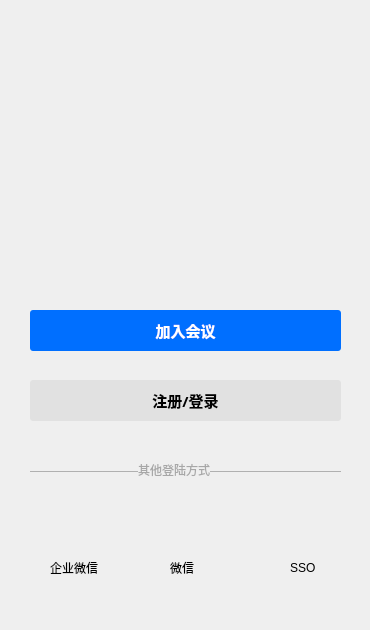
<?xml version="1.0" encoding="UTF-8"?>
<ui version="4.0">
 <class>Widget</class>
 <widget class="QWidget" name="Widget">
  <property name="geometry">
   <rect>
    <x>0</x>
    <y>0</y>
    <width>370</width>
    <height>630</height>
   </rect>
  </property>
  <property name="minimumSize">
   <size>
    <width>370</width>
    <height>630</height>
   </size>
  </property>
  <property name="maximumSize">
   <size>
    <width>370</width>
    <height>630</height>
   </size>
  </property>
  <property name="windowTitle">
   <string>Widget</string>
  </property>
  <widget class="QFrame" name="frame">
   <property name="geometry">
    <rect>
     <x>-10</x>
     <y>-30</y>
     <width>391</width>
     <height>661</height>
    </rect>
   </property>
   <property name="maximumSize">
    <size>
     <width>400</width>
     <height>700</height>
    </size>
   </property>
   <property name="styleSheet">
    <string notr="true">#frame{
background-image: url(:/image/Snipaste_2021-05-11_09-33-43.png);
}</string>
   </property>
   <property name="frameShape">
    <enum>QFrame::StyledPanel</enum>
   </property>
   <property name="frameShadow">
    <enum>QFrame::Raised</enum>
   </property>
   <widget class="QPushButton" name="pushButton">
    <property name="geometry">
     <rect>
      <x>40</x>
      <y>340</y>
      <width>311</width>
      <height>41</height>
     </rect>
    </property>
    <property name="font">
     <font>
      <family>宋体</family>
      <pointsize>11</pointsize>
      <weight>75</weight>
      <bold>true</bold>
     </font>
    </property>
    <property name="styleSheet">
     <string notr="true"> QPushButton {
background-color:rgb(0, 111, 255);
border-radius: 3px ;
color:white;
}
 QPushButton:hover { background-color: rgb(26, 140, 255); }</string>
    </property>
    <property name="text">
     <string>加入会议</string>
    </property>
   </widget>
   <widget class="QPushButton" name="pushButton_2">
    <property name="geometry">
     <rect>
      <x>40</x>
      <y>410</y>
      <width>311</width>
      <height>41</height>
     </rect>
    </property>
    <property name="font">
     <font>
      <family>宋体</family>
      <pointsize>11</pointsize>
      <weight>75</weight>
      <bold>true</bold>
     </font>
    </property>
    <property name="styleSheet">
     <string notr="true">QPushButton { background-color: rgb(225, 225, 225); border-radius: 3px ; border:3px; border-color:rgb(0,0,0);} QPushButton:hover { background-color: rgb(205, 205, 205); }</string>
    </property>
    <property name="text">
     <string>注册/登录</string>
    </property>
   </widget>
   <widget class="QLabel" name="label">
    <property name="geometry">
     <rect>
      <x>40</x>
      <y>490</y>
      <width>311</width>
      <height>20</height>
     </rect>
    </property>
    <property name="styleSheet">
     <string notr="true">color:rgb(167, 167, 167)</string>
    </property>
    <property name="text">
     <string>—————————其他登陆方式———————————</string>
    </property>
   </widget>
   <widget class="QLabel" name="label_2">
    <property name="geometry">
     <rect>
      <x>120</x>
      <y>120</y>
      <width>161</width>
      <height>161</height>
     </rect>
    </property>
    <property name="styleSheet">
     <string notr="true">
background-image: url(:/image/logo.png)</string>
    </property>
    <property name="text">
     <string/>
    </property>
   </widget>
   <widget class="QLabel" name="label_3">
    <property name="geometry">
     <rect>
      <x>60</x>
      <y>590</y>
      <width>72</width>
      <height>15</height>
     </rect>
    </property>
    <property name="text">
     <string>企业微信</string>
    </property>
   </widget>
   <widget class="QLabel" name="label_4">
    <property name="geometry">
     <rect>
      <x>180</x>
      <y>590</y>
      <width>72</width>
      <height>15</height>
     </rect>
    </property>
    <property name="text">
     <string>微信</string>
    </property>
   </widget>
   <widget class="QLabel" name="label_5">
    <property name="geometry">
     <rect>
      <x>300</x>
      <y>590</y>
      <width>72</width>
      <height>15</height>
     </rect>
    </property>
    <property name="text">
     <string>SSO</string>
    </property>
   </widget>
   <widget class="QLabel" name="label_6">
    <property name="geometry">
     <rect>
      <x>40</x>
      <y>510</y>
      <width>81</width>
      <height>81</height>
     </rect>
    </property>
    <property name="styleSheet">
     <string notr="true">background-image: url(:/image/Snipaste_2021-05-11_10-26-10.png)</string>
    </property>
    <property name="text">
     <string/>
    </property>
   </widget>
   <widget class="QLabel" name="label_7">
    <property name="geometry">
     <rect>
      <x>160</x>
      <y>510</y>
      <width>61</width>
      <height>71</height>
     </rect>
    </property>
    <property name="styleSheet">
     <string notr="true">background-image:url(:/image/Snipaste_2021-05-11_10-22-08.png)</string>
    </property>
    <property name="text">
     <string/>
    </property>
   </widget>
   <widget class="QLabel" name="label_8">
    <property name="geometry">
     <rect>
      <x>270</x>
      <y>510</y>
      <width>71</width>
      <height>71</height>
     </rect>
    </property>
    <property name="styleSheet">
     <string notr="true">background-image:url(:/image/Snipaste_2021-05-11_10-22-15.png)</string>
    </property>
    <property name="text">
     <string/>
    </property>
   </widget>
  </widget>
 </widget>
 <resources/>
 <connections/>
</ui>
